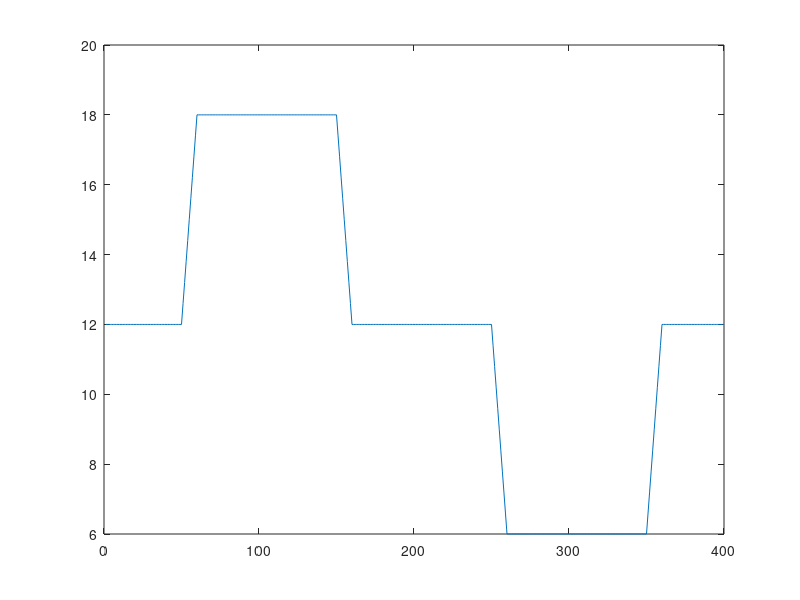

The MATLAB script that drew this image:
clear all;
clc;
close all;

fs=10000; %freq de amostragem
T0=40e-3; %periodo fundamental
f0=1/T0; %freq fundamental
NP=fs/f0; %qnt de pontos por amostra

Vmin=6;
Vmax=18;
Vdif=Vmax-Vmin;

v = zeros(1,NP);
for k=1:NP
    if(k>0 && k<=50)
        v(k) = Vdif;
    end
    if(k>50 && k<=60)
        v(k) = v(k-1) + (Vmin/10);
    end
    if(k>60 && k<=150)
        v(k) = Vmax;
    end
    if(k>150 && k<=160)
        v(k) = v(k-1) - (Vmin/10);
    end
    if(k>160 && k<=250)
        v(k) = Vdif;
    end
    if(k>250 && k<=260)
        v(k) = v(k-1) - (Vmin/10);
    end
    if(k>260 && k<=350)
        v(k) = Vmin;
    end
    if(k>350 && k<=360)
        v(k) = v(k-1) + (Vmin/10);
    end
    if(k>360 && k<=400)
        v(k) = Vdif;
    end
end
ylim([0 20])
plot(v)